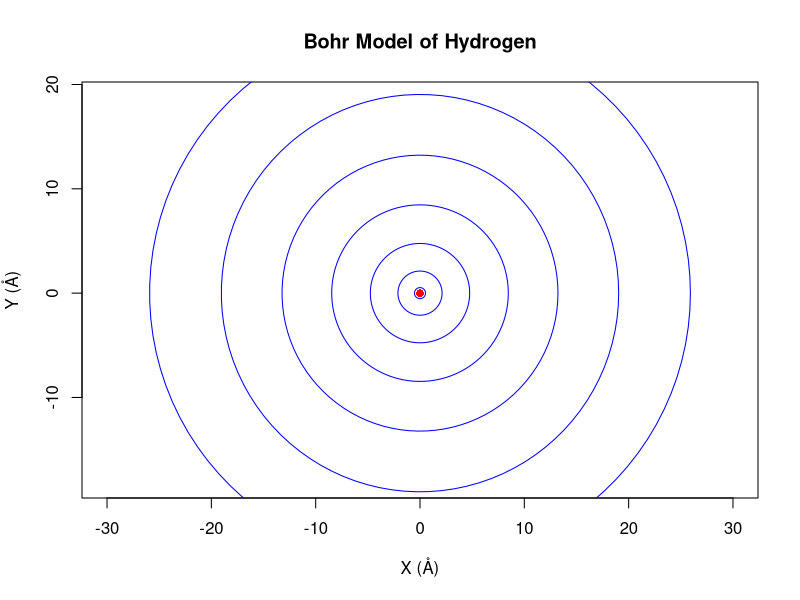

The R script that drew this image:
library(ggplot2)

bohr_model_hydrogen <- function() {
    r_n <- c(0.529, 4 * 0.529, 9 * 0.529, 16 * 0.529, 25 * 0.529, 36 * 0.529, 49 * 0.529)
    theta <- seq(0, 2 * pi, length.out = 100)

    plot(NA,
        xlim = c(-30, 30), ylim = c(0, 0.6),
        xlab = "X (Å)", ylab = "Y (Å)",
        main = "Bohr Model of Hydrogen", asp = 1
    )

    points(0, 0, col = "red", pch = 16, cex = 1)

    for (r in r_n) {
        lines(r * cos(theta), r * sin(theta), col = "blue")
    }
}

bohr_model_hydrogen()
